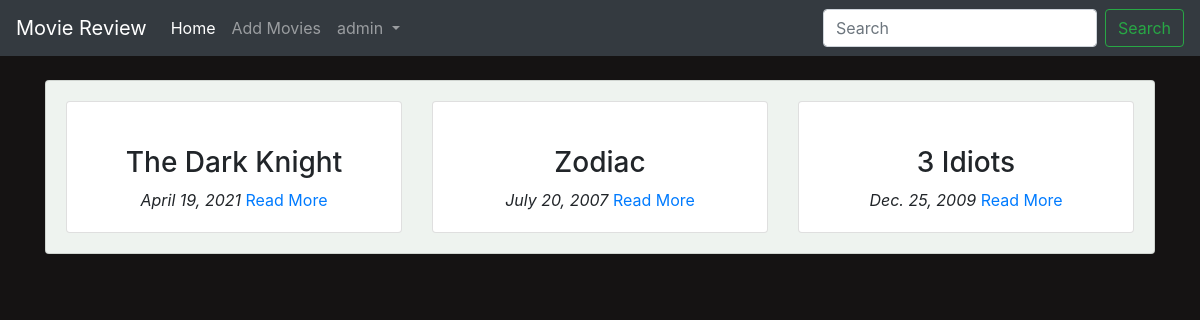
The app's page / (signed in) with its own data.
### main/models.py (models this page shows, shortened)
class Movie(models.Model):
    name = models.CharField(max_length = 300)
    director = models.CharField(max_length = 300)
    cast = models.CharField(max_length = 800)
    description = models.TextField(max_length = 5000)
    release_date = models.DateField()
    averageRating = models.FloatField(default=0)
    image = models.URLField(default=None, null=True)

### main/views.py (the view)
# urls.py: path('', views.home, name="home"),
def home(request):
    query = request.GET.get("title")
    allMovies = None
    if query:
        allMovies = Movie.objects.filter(name__icontains=query)
    else:
        allMovies = Movie.objects.all() #select * from movie
    context = {
        "movies": allMovies,
    }
    return render(request, 'main/index.html', context)

### main/templates/main/index.html (shortened to what this page needs)
{% extends 'main/base.html' %}
{% block content %}
<div class="container">
    <br>
    <div class="card" id="backdrop">
        <div class="card-body">
            <div class="row">
                {% for movie in movies %}
                <div class="col-md-4">
                    <div class="card">
                        <div class="card-body">
                            <h3 class="text-center">{{ movie.name }}</h3>
                            <div class="text-center">
                                <i class="text-center">{{ movie.release_date }}</i>
                                <a href="{% url 'main:detail' movie.id %}">Read More</a>
                            </div>
                        </div>
                    </div>
                </div>
                {% endfor %}
            </div>
        </div>
    </div>
</div>
{% endblock %}

### main/templates/main/base.html (shortened to what this page needs)
<!doctype html>
<html lang="en">
  <head>
    <link rel="stylesheet" href="https://maxcdn.bootstrapcdn.com/bootstrap/4.0.0/css/bootstrap.min.css">
    {% load staticfiles %}
    <link rel="stylesheet" href="{% static 'css/main.css' %}">
  </head>
  <body>
    <nav class="navbar navbar-expand-lg navbar-dark bg-dark text-white">
        <a class="navbar-brand" href="{% url 'main:home' %}">Movie Review</a>
        <div class="collapse navbar-collapse" id="navbarSupportedContent">
          <ul class="navbar-nav mr-auto">
            <li class="nav-item active">
              <a class="nav-link" href="{% url 'main:home' %}">Home <span class="sr-only">(current)</span></a>
            </li>
            <li class="nav-item">
              <a class="nav-link" href="{% url 'main:add_movies' %}">Add Movies</a>
            </li>
            {% if user.is_authenticated %}
            <li class="nav-item dropdown">
              <a class="nav-link dropdown-toggle" href="#" id="navbarDropdown" role="button" data-toggle="dropdown" aria-haspopup="true" aria-expanded="false">
                {{ user.username }}
              </a>
            </li>
            {% endif %}
          </ul>
          <form class="form-inline my-2 my-lg-0" method="GET" action="{% url 'main:home' %}">
            <input class="form-control mr-sm-2" type="search" placeholder="Search" aria-label="Search" name="title">
            <button class="btn btn-outline-success my-2 my-sm-0" type="submit">Search</button>
          </form>
        </div>
      </nav>
    {% block content %}
    {% endblock %}
  </body>
</html>

### main/static/css/main.css (style rules this page uses)
body { background-color: #151313; }
#backdrop { background-color: #eef3ef; }

### records on screen
Movie: name "The Dark Knight", release_date "April 19, 2021"
Movie: name "Zodiac", release_date "July 20, 2007"
Movie: name "3 Idiots", release_date "Dec. 25, 2009"

### other values on screen
{{ user.username }} "admin"
